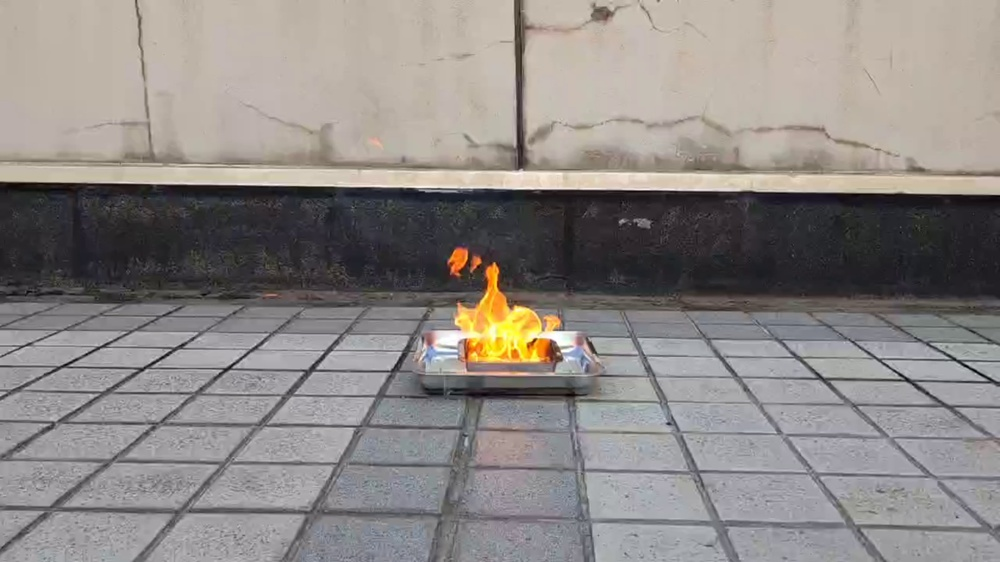
//> input picture OpenCV/StudyOpenCV/1.jpg, 1000 x 562 px, shrunk from 2688 x 1512 before the run
$ ./2_32_OutOfFocusDeblur -image=1.jpg   (built with g++ and OpenCV 4)
//> lines starting //> are read from the running program, lines starting //| are printed output that depends on the picture; after the words box and inside, x2 and y2 are one past the last pixel; in counts of white or black regions, pixels touching at a corner belong together
// https://docs.opencv.org/4.x/de/d3c/tutorial_out_of_focus_deblur_filter.html

#include <iostream>
#include "opencv2/imgproc.hpp"
#include "opencv2/imgcodecs.hpp"
using namespace cv;
using namespace std;
void help();
void calcPSF(Mat& outputImg, Size filterSize, int R);
void fftshift(const Mat& inputImg, Mat& outputImg);
void filter2DFreq(const Mat& inputImg, Mat& outputImg, const Mat& H);
void calcWnrFilter(const Mat& input_h_PSF, Mat& output_G, double nsr);
const String keys =
"{help h usage ? |             | print this message   }"
"{image          |original.JPG | input image name     }"
"{R              |53           | radius               }"
"{SNR            |5200         | signal to noise ratio}"
;
int main(int argc, char *argv[])
{
    help();
    CommandLineParser parser(argc, argv, keys);
    if (parser.has("help"))
    {
        parser.printMessage();
        return 0;
    }
    int R = parser.get<int>("R");
    int snr = parser.get<int>("SNR");
    string strInFileName = parser.get<String>("image");
    if (!parser.check())
    {
        parser.printErrors();
        return 0;
    }
    Mat imgIn;
    imgIn = imread(strInFileName, IMREAD_GRAYSCALE);
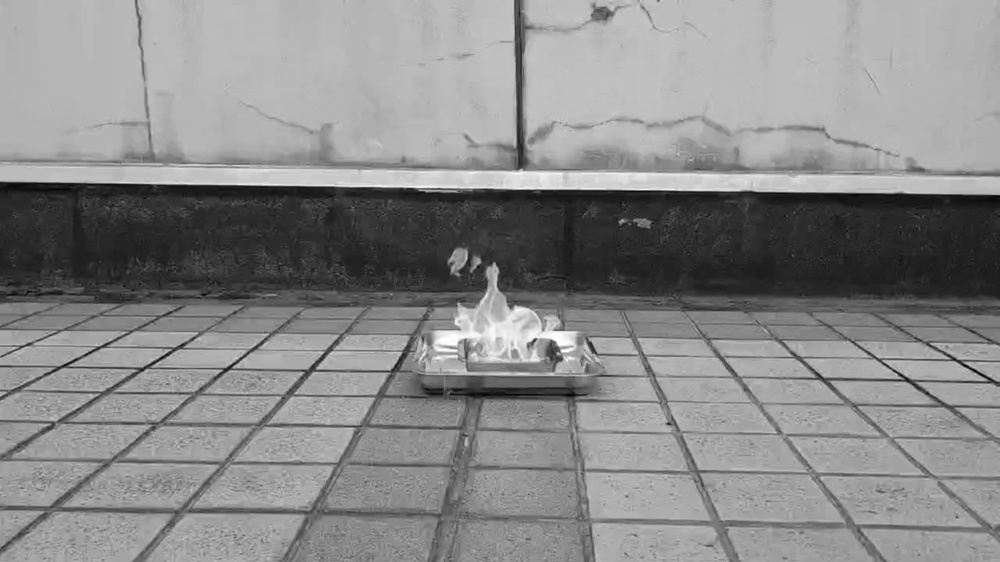
//> imgIn: 562 rows x 1000 cols, CV_8UC1; min 1, max 255, mean 136.7
    if (imgIn.empty()) //check whether the image is loaded or not
    {
        cout << "ERROR : Image cannot be loaded..!!" << endl;
        return -1;
    }
    Mat imgOut;
    // it needs to process even image only
    Rect roi = Rect(0, 0, imgIn.cols & -2, imgIn.rows & -2);
//> roi = Rect(0, 0, 1000, 562)
    //Hw calculation (start)
    Mat Hw, h;
    calcPSF(h, roi.size(), R);
    calcWnrFilter(h, Hw, 1.0 / double(snr));
    //Hw calculation (stop)
    // filtering (start)
    filter2DFreq(imgIn(roi), imgOut, Hw);
    // filtering (stop)
    imgOut.convertTo(imgOut, CV_8U);
    normalize(imgOut, imgOut, 0, 255, NORM_MINMAX);
    imwrite("result.jpg", imgOut);
    return 0;
}
void help()
{
    cout << "2018-07-12" << endl;
    cout << "DeBlur_v8" << endl;
    cout << "You will learn how to recover an out-of-focus image by Wiener filter" << endl;
}
void calcPSF(Mat& outputImg, Size filterSize, int R)
{
//> called with filterSize = Size(1000, 562), R = 53
    Mat h(filterSize, CV_32F, Scalar(0));
    Point point(filterSize.width / 2, filterSize.height / 2);
//> point = Point(500, 281)
    circle(h, point, R, 255, -1, 8);
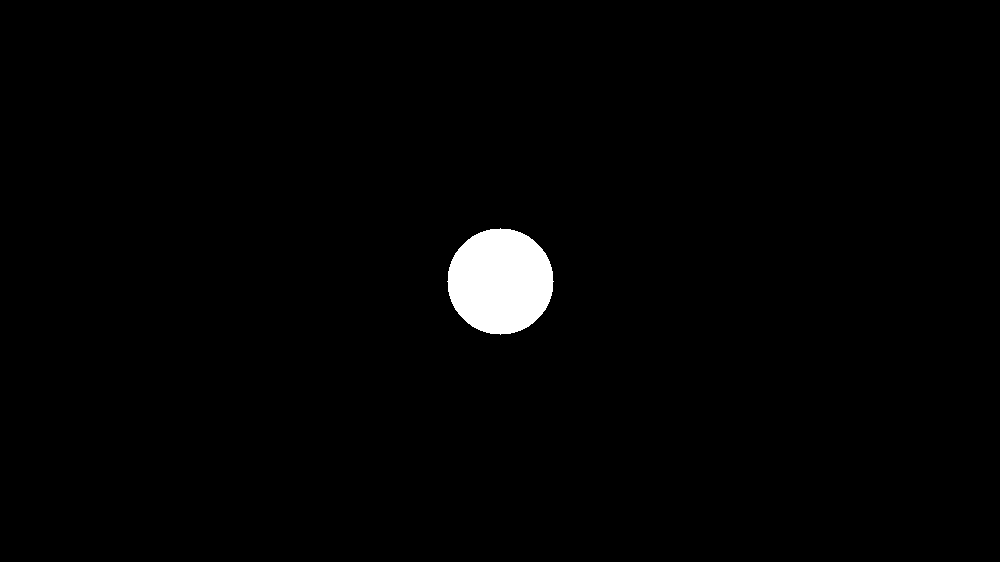
//> h: 562 rows x 1000 cols, CV_32FC1; 1.6% white; 1 white region, box (x1, y1, x2, y2) and area: (447, 228, 554, 335) 8809
    Scalar summa = sum(h);
//> summa = Scalar(2246295)
    outputImg = h / summa[0];
}
void fftshift(const Mat& inputImg, Mat& outputImg)
{
    outputImg = inputImg.clone();
    int cx = outputImg.cols / 2;
//> cx = 500
    int cy = outputImg.rows / 2;
//> cy = 281
    Mat q0(outputImg, Rect(0, 0, cx, cy));
    Mat q1(outputImg, Rect(cx, 0, cx, cy));
    Mat q2(outputImg, Rect(0, cy, cx, cy));
    Mat q3(outputImg, Rect(cx, cy, cx, cy));
    Mat tmp;
    q0.copyTo(tmp);
    q3.copyTo(q0);
    tmp.copyTo(q3);
    q1.copyTo(tmp);
    q2.copyTo(q1);
    tmp.copyTo(q2);
}
void filter2DFreq(const Mat& inputImg, Mat& outputImg, const Mat& H)
{
    Mat planes[2] = { Mat_<float>(inputImg.clone()), Mat::zeros(inputImg.size(), CV_32F) };
//> planes[1]: 562 rows x 1000 cols, CV_32FC1; every value is 0
    Mat complexI;
    merge(planes, 2, complexI);
    dft(complexI, complexI, DFT_SCALE);
    Mat planesH[2] = { Mat_<float>(H.clone()), Mat::zeros(H.size(), CV_32F) };
    Mat complexH;
    merge(planesH, 2, complexH);
    Mat complexIH;
    mulSpectrums(complexI, complexH, complexIH, 0);
    idft(complexIH, complexIH);
    split(complexIH, planes);
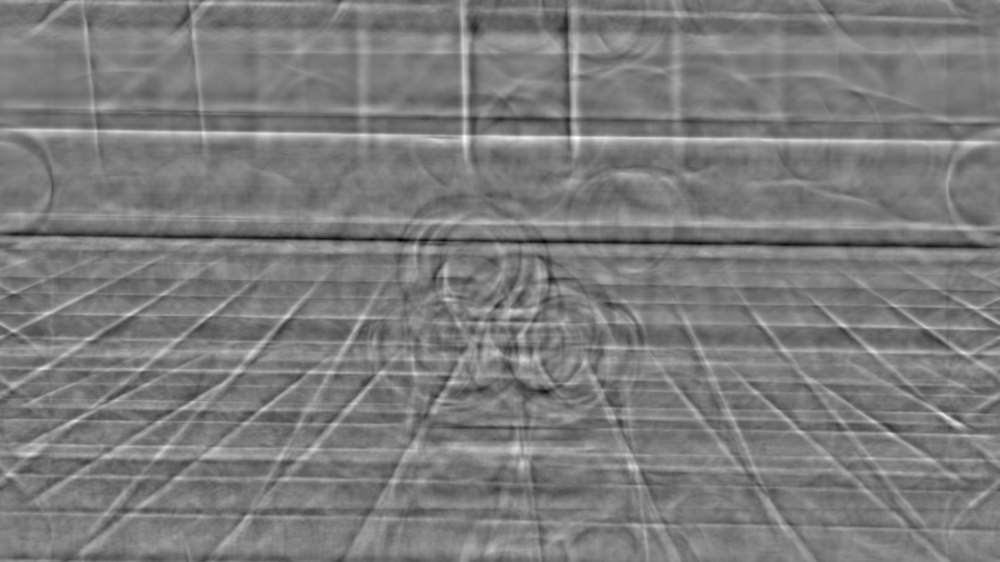
//> planes[0]: 562 rows x 1000 cols, CV_32FC1; min -3511.2, max 3985.3, mean 136.7; drawn with min black and max white
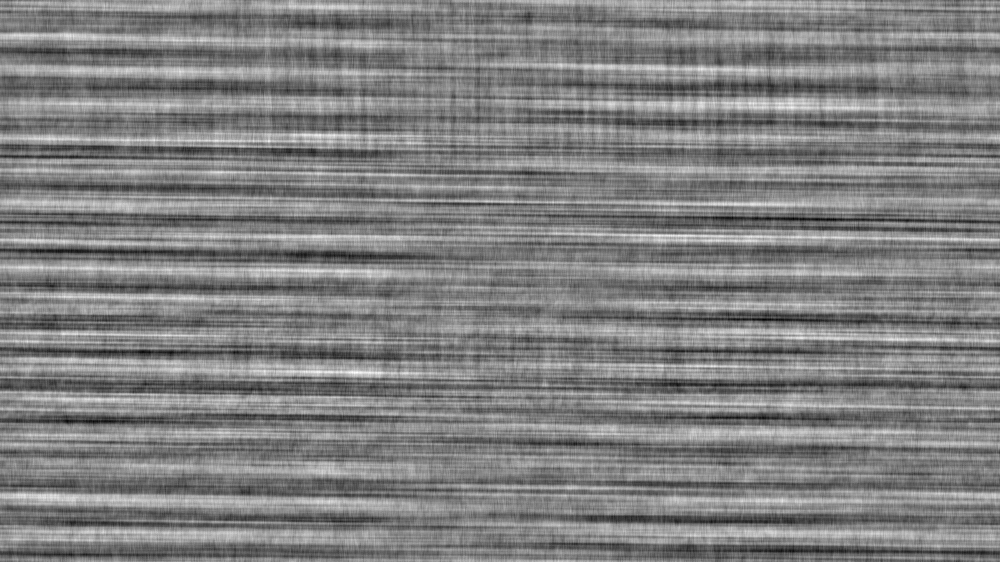
//> planes[1]: 562 rows x 1000 cols, CV_32FC1; min -0.00104, max 0.00103, mean -1.17e-12; drawn with min black and max white
//> in main, `imgOut.convertTo(imgOut, CV_8U);`:
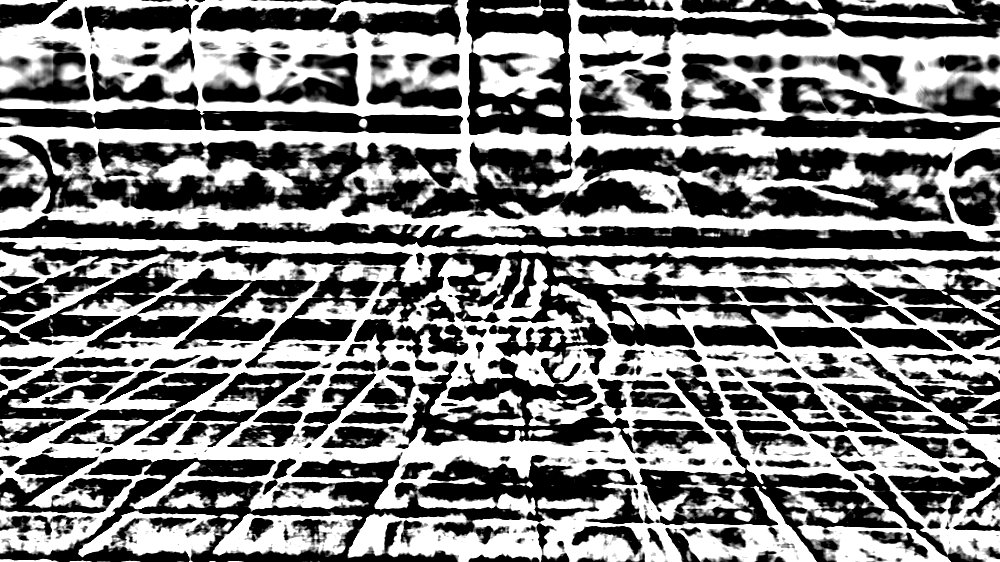
//> imgOut: 562 rows x 1000 cols, CV_8UC1; min 0, max 255, mean 123
    outputImg = planes[0];
}
void calcWnrFilter(const Mat& input_h_PSF, Mat& output_G, double nsr)
{
    Mat h_PSF_shifted;
    fftshift(input_h_PSF, h_PSF_shifted);
    Mat planes[2] = { Mat_<float>(h_PSF_shifted.clone()), Mat::zeros(h_PSF_shifted.size(), CV_32F) };
    Mat complexI;
    merge(planes, 2, complexI);
    dft(complexI, complexI);
    split(complexI, planes);
    Mat denom;
    pow(abs(planes[0]), 2, denom);
    denom += nsr;
    divide(planes[0], denom, output_G);
}
